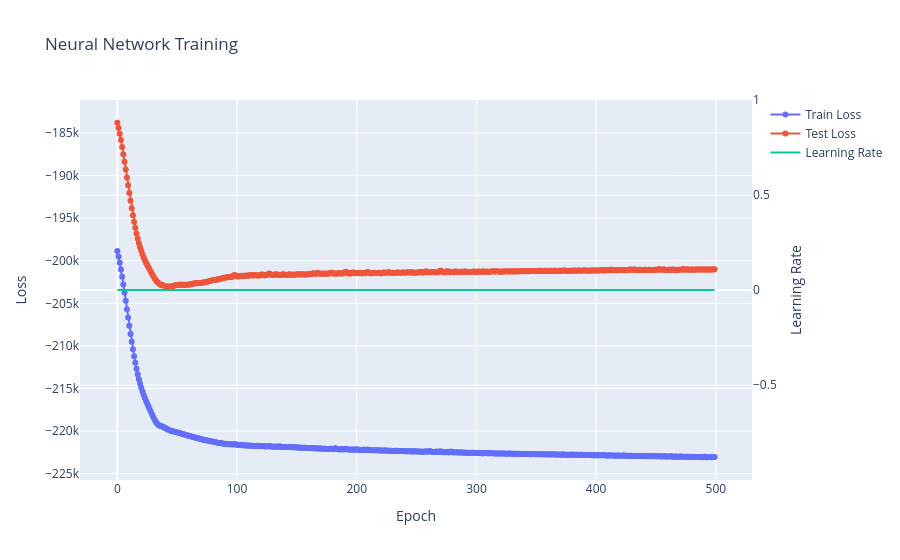

The code cell stored with this chart in its notebook:
### Code cell
fig

### Figure 1 — Plotly figure (JSON) as saved in the notebook; plotly's stock layout.template omitted (floating-point values rounded to 4 significant figures; data arrays with more than 128 entries replaced by an {"elided": "..."} marker saying what was removed)
{"data": [{"mode": "lines+markers", "name": "Train Loss", "type": "scatter", "y": {"elided": "500 float values"}}, {"mode": "lines+markers", "name": "Test Loss", "type": "scatter", "y": {"elided": "500 float values"}}, {"mode": "lines", "name": "Learning Rate", "type": "scatter", "y": {"elided": "500 float values"}, "yaxis": "y2"}], "layout": {"title": {"text": "Neural Network Training"}, "xaxis": {"title": {"text": "Epoch"}}, "yaxis": {"title": {"text": "Loss"}}, "yaxis2": {"overlaying": "y", "side": "right", "title": {"text": "Learning Rate"}}}}
